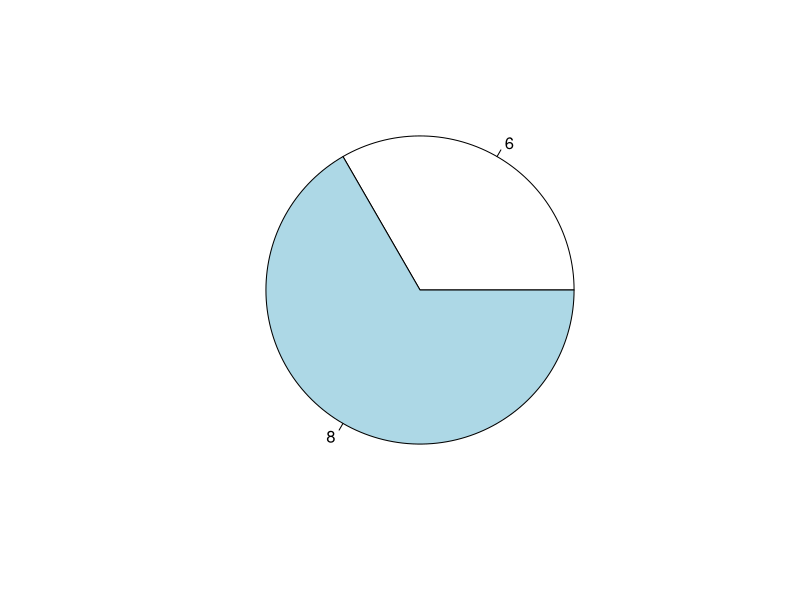
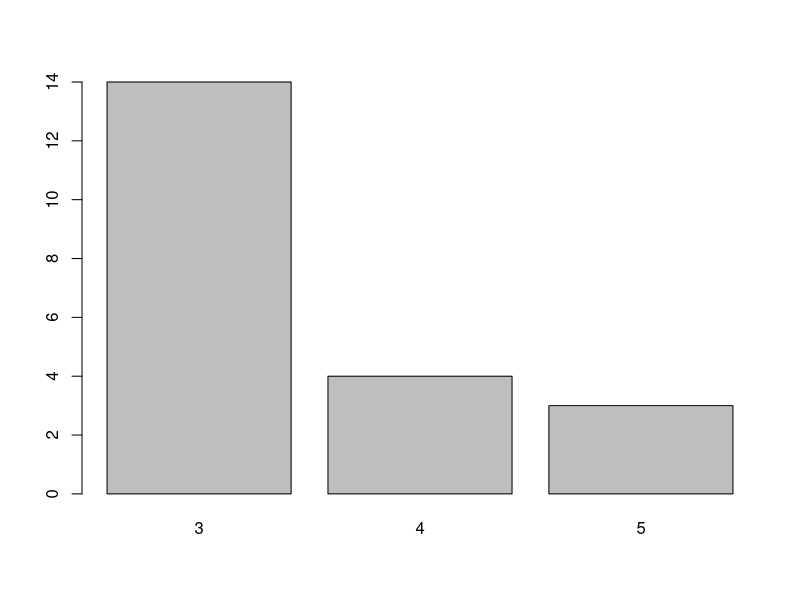

Generate these figures, in order, with R:
install.packages("tidyverse")
library(tidyverse)
mtcars
mtcars %>% select(mpg, cyl, gear) %>% filter(cyl >= 6)
carros = mtcars %>% select(mpg, cyl, gear) %>% filter(cyl >= 6)


carros
df = data.frame(carros)
df
pie(table(df$cyl))
barplot(table(df$gear))
